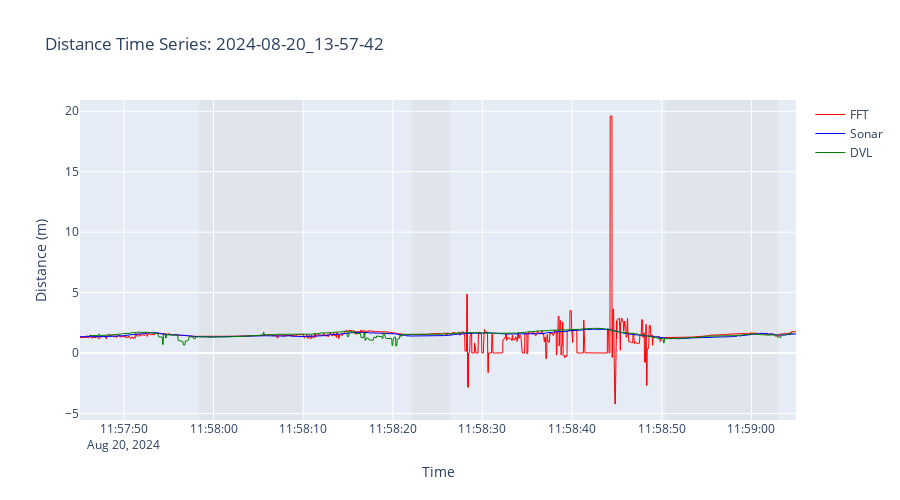
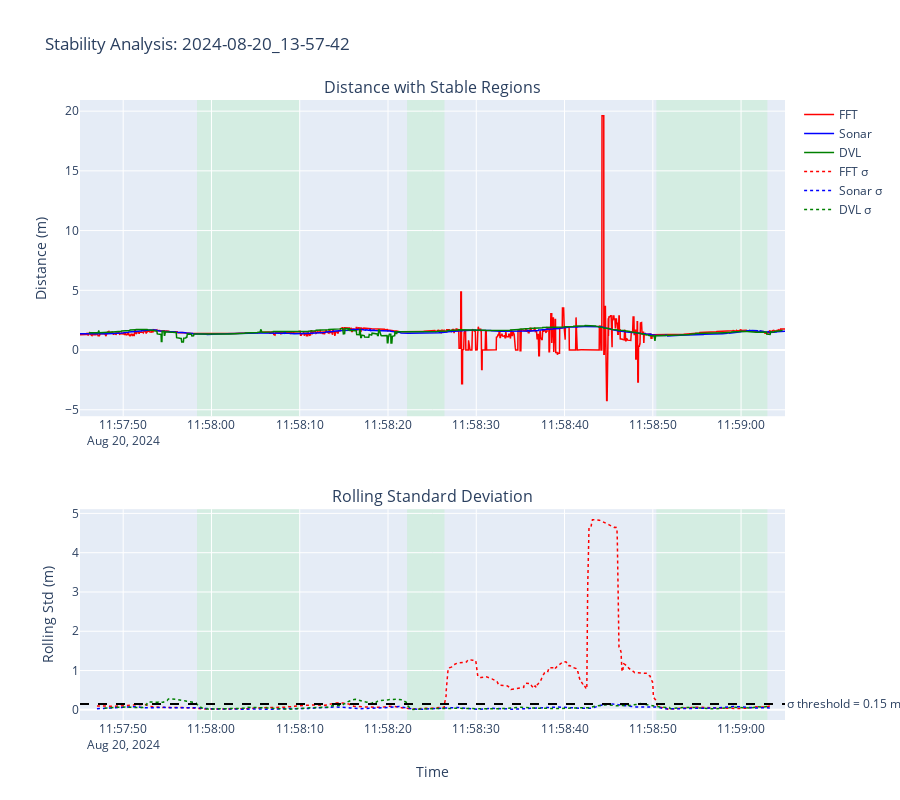
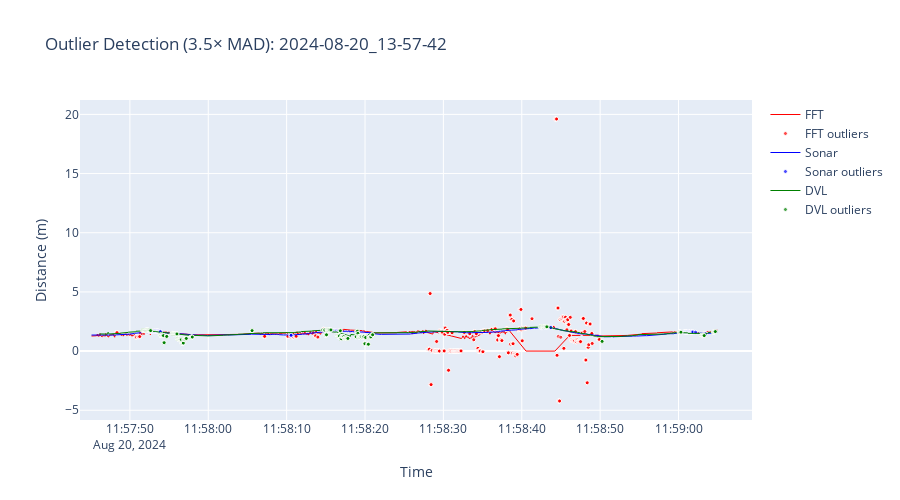

The code cell stored with these charts, in order, in its notebook:
### Markdown cell above
## Generate Visualizations

### Code cell
print("\n=== GENERATING VISUALIZATIONS ===\n")

figs = create_visualizations(
    df, segments, TARGET_BAG, PLOTS_DIR,
    sigma_thresh=SIGMA_THRESH,
    outlier_k=OUTLIER_K
)

# Display plots
for name, fig in figs.items():
    print(f"\nDisplaying {name}...")
    fig.show()

print(f"\n✓ All plots saved to: {PLOTS_DIR}")

### Figure 1 — Plotly figure (JSON) as saved in the notebook; plotly's stock layout.template omitted (floating-point values rounded to 4 significant figures; data arrays with more than 128 entries replaced by an {"elided": "..."} marker saying what was removed)
{"data": [{"line": {"color": "red", "width": 1}, "mode": "lines", "name": "FFT", "type": "scatter", "x": {"elided": "2744 str values"}, "y": {"elided": "2744 float values"}}, {"line": {"color": "blue", "width": 1}, "mode": "lines", "name": "Sonar", "type": "scatter", "x": {"elided": "2744 str values"}, "y": {"elided": "2744 float values"}}, {"line": {"color": "green", "width": 1}, "mode": "lines", "name": "DVL", "type": "scatter", "x": {"elided": "2744 str values"}, "y": {"elided": "2744 float values"}}], "layout": {"height": 500, "hovermode": "x unified", "shapes": [{"fillcolor": "lightgray", "layer": "below", "line": {"width": 0}, "opacity": 0.3, "type": "rect", "x0": "2024-08-20T11:57:58.370805+00:00", "x1": "2024-08-20T11:58:09.982964+00:00", "xref": "x", "y0": 0, "y1": 1, "yref": "y domain"}, {"fillcolor": "lightgray", "layer": "below", "line": {"width": 0}, "opacity": 0.3, "type": "rect", "x0": "2024-08-20T11:58:22.165980+00:00", "x1": "2024-08-20T11:58:26.396547+00:00", "xref": "x", "y0": 0, "y1": 1, "yref": "y domain"}, {"fillcolor": "lightgray", "layer": "below", "line": {"width": 0}, "opacity": 0.3, "type": "rect", "x0": "2024-08-20T11:58:50.400974+00:00", "x1": "2024-08-20T11:59:02.978941+00:00", "xref": "x", "y0": 0, "y1": 1, "yref": "y domain"}], "title": {"text": "Distance Time Series: 2024-08-20_13-57-42"}, "xaxis": {"title": {"text": "Time"}}, "yaxis": {"title": {"text": "Distance (m)"}}}}

### Figure 2 — Plotly figure (JSON) as saved in the notebook; plotly's stock layout.template omitted (floating-point values rounded to 4 significant figures; data arrays with more than 128 entries replaced by an {"elided": "..."} marker saying what was removed)
{"data": [{"line": {"color": "red", "width": 1.5}, "mode": "lines", "name": "FFT", "type": "scatter", "x": {"elided": "2744 str values"}, "xaxis": "x", "y": {"elided": "2744 float values"}, "yaxis": "y"}, {"line": {"color": "blue", "width": 1.5}, "mode": "lines", "name": "Sonar", "type": "scatter", "x": {"elided": "2744 str values"}, "xaxis": "x", "y": {"elided": "2744 float values"}, "yaxis": "y"}, {"line": {"color": "green", "width": 1.5}, "mode": "lines", "name": "DVL", "type": "scatter", "x": {"elided": "2744 str values"}, "xaxis": "x", "y": {"elided": "2744 float values"}, "yaxis": "y"}, {"line": {"color": "red", "dash": "dot", "width": 1.5}, "mode": "lines", "name": "FFT σ", "type": "scatter", "x": {"elided": "2744 str values"}, "xaxis": "x2", "y": {"elided": "2744 float values"}, "yaxis": "y2"}, {"line": {"color": "blue", "dash": "dot", "width": 1.5}, "mode": "lines", "name": "Sonar σ", "type": "scatter", "x": {"elided": "2744 str values"}, "xaxis": "x2", "y": {"elided": "2744 float values"}, "yaxis": "y2"}, {"line": {"color": "green", "dash": "dot", "width": 1.5}, "mode": "lines", "name": "DVL σ", "type": "scatter", "x": {"elided": "2744 str values"}, "xaxis": "x2", "y": {"elided": "2744 float values"}, "yaxis": "y2"}], "layout": {"annotations": [{"font": {"size": 16}, "showarrow": false, "text": "Distance with Stable Regions", "x": 0.5, "xanchor": "center", "xref": "paper", "y": 1, "yanchor": "bottom", "yref": "paper"}, {"font": {"size": 16}, "showarrow": false, "text": "Rolling Standard Deviation", "x": 0.5, "xanchor": "center", "xref": "paper", "y": 0.34, "yanchor": "bottom", "yref": "paper"}, {"showarrow": false, "text": "σ threshold = 0.15 m", "x": 1, "xanchor": "left", "xref": "x2 domain", "y": 0.15, "yanchor": "middle", "yref": "y2"}], "height": 800, "hovermode": "x unified", "shapes": [{"fillcolor": "lightgreen", "layer": "below", "line": {"width": 0}, "opacity": 0.2, "type": "rect", "x0": "2024-08-20T11:57:58.370805+00:00", "x1": "2024-08-20T11:58:09.982964+00:00", "xref": "x", "y0": 0, "y1": 1, "yref": "y domain"}, {"fillcolor": "lightgreen", "layer": "below", "line": {"width": 0}, "opacity": 0.2, "type": "rect", "x0": "2024-08-20T11:58:22.165980+00:00", "x1": "2024-08-20T11:58:26.396547+00:00", "xref": "x", "y0": 0, "y1": 1, "yref": "y domain"}, {"fillcolor": "lightgreen", "layer": "below", "line": {"width": 0}, "opacity": 0.2, "type": "rect", "x0": "2024-08-20T11:58:50.400974+00:00", "x1": "2024-08-20T11:59:02.978941+00:00", "xref": "x", "y0": 0, "y1": 1, "yref": "y domain"}, {"line": {"color": "black", "dash": "dash"}, "type": "line", "x0": 0, "x1": 1, "xref": "x2 domain", "y0": 0.15, "y1": 0.15, "yref": "y2"}, {"fillcolor": "lightgreen", "layer": "below", "line": {"width": 0}, "opacity": 0.2, "type": "rect", "x0": "2024-08-20T11:57:58.370805+00:00", "x1": "2024-08-20T11:58:09.982964+00:00", "xref": "x2", "y0": 0, "y1": 1, "yref": "y2 domain"}, {"fillcolor": "lightgreen", "layer": "below", "line": {"width": 0}, "opacity": 0.2, "type": "rect", "x0": "2024-08-20T11:58:22.165980+00:00", "x1": "2024-08-20T11:58:26.396547+00:00", "xref": "x2", "y0": 0, "y1": 1, "yref": "y2 domain"}, {"fillcolor": "lightgreen", "layer": "below", "line": {"width": 0}, "opacity": 0.2, "type": "rect", "x0": "2024-08-20T11:58:50.400974+00:00", "x1": "2024-08-20T11:59:02.978941+00:00", "xref": "x2", "y0": 0, "y1": 1, "yref": "y2 domain"}], "title": {"text": "Stability Analysis: 2024-08-20_13-57-42"}, "xaxis": {"anchor": "y", "domain": [0, 1]}, "xaxis2": {"anchor": "y2", "domain": [0, 1], "title": {"text": "Time"}}, "yaxis": {"anchor": "x", "domain": [0.49, 1], "title": {"text": "Distance (m)"}}, "yaxis2": {"anchor": "x2", "domain": [0, 0.34], "title": {"text": "Rolling Std (m)"}}}}

### Figure 3 — Plotly figure (JSON) as saved in the notebook; plotly's stock layout.template omitted (floating-point values rounded to 4 significant figures; data arrays with more than 128 entries replaced by an {"elided": "..."} marker saying what was removed)
{"data": [{"line": {"color": "red", "width": 1}, "mode": "lines", "name": "FFT", "type": "scatter", "x": {"elided": "2226 str values"}, "y": {"elided": "2226 float values"}}, {"marker": {"color": "red", "line": {"color": "white", "width": 1}, "opacity": 0.7, "size": 4, "symbol": "circle"}, "mode": "markers", "name": "FFT outliers", "type": "scatter", "x": {"elided": "518 str values"}, "y": {"elided": "518 float values"}}, {"line": {"color": "blue", "width": 1}, "mode": "lines", "name": "Sonar", "type": "scatter", "x": {"elided": "2587 str values"}, "y": {"elided": "2587 float values"}}, {"marker": {"color": "blue", "line": {"color": "white", "width": 1}, "opacity": 0.7, "size": 4, "symbol": "circle"}, "mode": "markers", "name": "Sonar outliers", "type": "scatter", "x": {"elided": "157 str values"}, "y": {"elided": "157 float values"}}, {"line": {"color": "green", "width": 1}, "mode": "lines", "name": "DVL", "type": "scatter", "x": {"elided": "2399 str values"}, "y": {"elided": "2399 float values"}}, {"marker": {"color": "green", "line": {"color": "white", "width": 1}, "opacity": 0.7, "size": 4, "symbol": "circle"}, "mode": "markers", "name": "DVL outliers", "type": "scatter", "x": {"elided": "345 str values"}, "y": {"elided": "345 float values"}}], "layout": {"height": 500, "hovermode": "x unified", "title": {"text": "Outlier Detection (3.5× MAD): 2024-08-20_13-57-42"}, "xaxis": {"title": {"text": "Time"}}, "yaxis": {"title": {"text": "Distance (m)"}}}}
